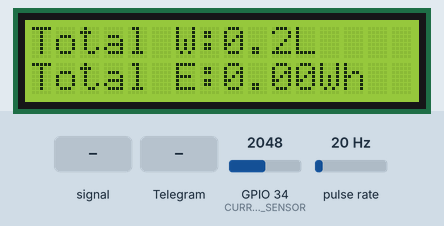
This sketch was run on a simulated ESP32. On the bench: 16×2 character LCD. Wiring (inferred from the names in the program): pulse sensor: data GPIO 27. The inputs (shaded band) are chosen by the test bench; at power-on: pulse rate 20 Hz, GPIO 34 (CURRENT_SENSOR) = 2048. WiFi joins after 1.5 s; servers stay silent unless stated; the local clock reads 2024-03-15 10:24:30 at power-on unless the sketch sets it; the Firebase database answers and starts empty; what the sketch prints to the serial monitor is not drawn.

Above: at 6.1 s.
6.2 s: GPIO 34 (CURRENT_SENSOR) fed a 200 Hz sine of ±327 counts around its level
At 8.1 s:
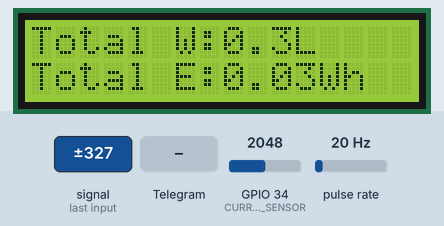
9.9 s: Telegram message "/start" received
At 12.9 s:
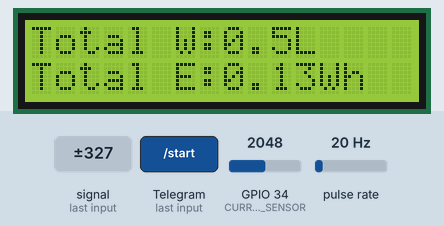
14.7 s: pulse rate (sensor on GPIO 27) set to 4 Hz
At 16.5 s:
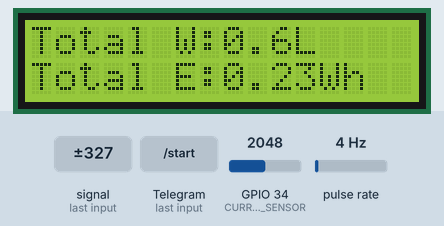
19.6 s: GPIO 34 (CURRENT_SENSOR) set to 160
At 20.3 s:
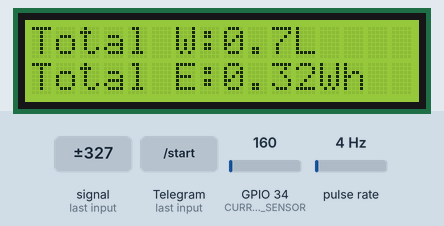
21.2 s: pulse rate (sensor on GPIO 27) set to 50 Hz
At 24.1 s:
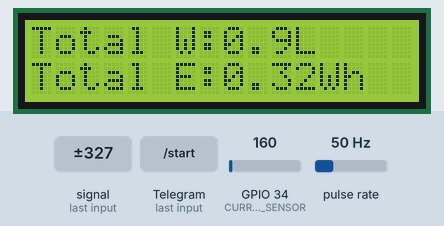
26.5 s: Telegram message "/dien" received
At 32.4 s:
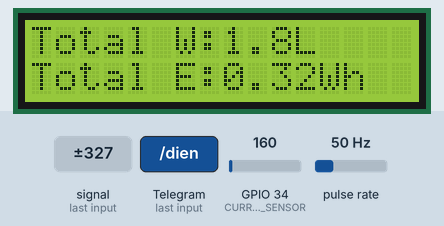
Timing chart, 0 to 32.8 s (numbered marks = the images above; inputs shaded):
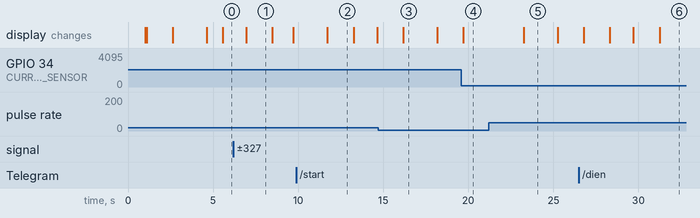

The sketch:

Water_Elec_Monitoring.ino
```cpp
#include <Wire.h>
#include <LiquidCrystal_I2C.h>
#include <WiFi.h>
#include <Firebase_ESP_Client.h>

#include "addons/TokenHelper.h"
#include "addons/RTDBHelper.h"

#include <WiFiClientSecure.h>
#include <UniversalTelegramBot.h>
#include <ArduinoJson.h>
#include <time.h>

// ====== 1. CẤU HÌNH WIFI ======
#define WIFI_SSID "Home"
#define WIFI_PASSWORD "03091968"

// ====== 2. CẤU HÌNH FIREBASE ======
#define API_KEY "AIzaSyCIadBXM4pFg880vCDWUsv098FuzjVvNRU"
#define DATABASE_URL "https://project-a664b-default-rtdb.firebaseio.com"

#define USER_EMAIL "doan@test.com"
#define USER_PASSWORD "123456"

FirebaseData fbdo;
FirebaseAuth auth;
FirebaseConfig config;

// ====== 3. CẤU HÌNH PHẦN CỨNG ======
#define FLOW_SENSOR 27
#define CURRENT_SENSOR 34

LiquidCrystal_I2C lcd(0x27, 16, 2);

volatile int pulseCount = 0;
float totalLiters = 0;
const float literPerPulse = 0.00222222;

float energy_Wh = 0;
float calibrationFactor = 0.19;
float smoothPower = 0;

unsigned long lastDisplayTime = 0;
unsigned long lastEnergyTime = 0;
unsigned long lastFirebaseTime = 0;

// ====== 4. CẤU HÌNH TELEGRAM BOT ======
#define BOT_TOKEN "8645121525:AAFsYJRPUDrpV2fk7UOHHjS-LGzBPZZEs_E"
#define CHAT_ID "7532577901"

WiFiClientSecure secured_client;
UniversalTelegramBot bot(BOT_TOKEN, secured_client);
unsigned long lastBotTime = 0;
const unsigned long botRequestDelay = 1000;
bool powerAlertSent = false;

// ====== 5. BIẾN ĐO ĐỘ TRỄ ======
unsigned long t_adc_single_us = 0;  // Một lần analogRead()
unsigned long t1_sensor_us = 0;     // Đọc + xử lý toàn bộ dòng điện

unsigned long samplingWindow_ms = 0;
unsigned long t2_firebase_ms = 0;   // Upload Firebase + phản hồi

long t3_dashboard_ms = -1;          // Firebase -> Dashboard
float t_monitor_ms = 0;             // Tổng gần đúng

// ====== HÀM NGẮT ĐẾM XUNG NƯỚC ======
void IRAM_ATTR pulseCounter() {
  pulseCount++;
}

// ====== LẤY THỜI GIAN THỰC ======
String getDateTimeString() {
  struct tm timeinfo;
  if (!getLocalTime(&timeinfo)) return "Chua dong bo NTP";

  char buffer[25];
  strftime(buffer, sizeof(buffer), "%Y-%m-%d %H:%M:%S", &timeinfo);
  return String(buffer);
}

// ====== ĐỌC ADC MỘT LẦN ĐỂ ĐO t1 ======
int readADCWithTiming() {
  unsigned long startMicros = micros();

  int adcValue = analogRead(CURRENT_SENSOR);

  t_adc_single_us = micros() - startMicros;
  return adcValue;
}

// ====== ĐỌC ĐIỆN ÁP ĐỈNH - ĐỈNH CỦA CẢM BIẾN DÒNG ======
float getVPP() {
  int maxValue = 0;
  int minValue = 4095;
  uint32_t start_time = millis();

  while ((millis() - start_time) < 200) {
    int value = readADCWithTiming();
    if (value > maxValue) maxValue = value;
    if (value < minValue) minValue = value;
  }

  return (maxValue - minValue) * 3.3 / 4095.0;
}

// ====== ĐỌC DÒNG ĐIỆN ======
float readCurrent() {
  unsigned long samplingStart = millis();
float sum = 0;
  for (int i = 0; i < 3; i++) {
    float Vpp = getVPP();
    float Vrms = (Vpp / 2.0) * 0.707;
    float current = (Vrms / 0.1) * calibrationFactor;
    sum += current;
  }

  samplingWindow_ms = millis() - samplingStart;

  float avgCurrent = sum / 3.0;
  if (avgCurrent < 0.20) avgCurrent = 0;
  return avgCurrent;
}

// ====== HÀM XỬ LÝ TELEGRAM ======
void handleNewMessages(int numNewMessages) {
  for (int i = 0; i < numNewMessages; i++) {
    String chat_id = String(bot.messages[i].chat_id);
    if (chat_id != CHAT_ID) {
      bot.sendMessage(chat_id, "Xin loi, ban khong co quyen truy cap he thong!", "");
      continue;
    }

    String text = bot.messages[i].text;
    Serial.println(">>> Nhan lenh tu Bot: " + text);

    if (text == "/start") {
      String msg = "🤖 CHÀO MỪNG BẠN ĐẾN VỚI HỆ THỐNG GIÁM SÁT IoT!\n\n";
      msg += "Hãy gõ các lệnh sau để tra cứu:\n";
      msg += "⚡ /dien - Xem thông số điện năng\n";
      msg += "💧 /nuoc - Xem thông số lưu lượng nước\n";
      msg += "⏱ /latency - Xem t1, t2, t3";
      bot.sendMessage(chat_id, msg, "");
    }
    else if (text == "/dien") {
      String msg = "⚡ THÔNG SỐ ĐIỆN HIỆN TẠI:\n";
      msg += "- Công suất: " + String(smoothPower, 1) + " W\n";
      msg += "- Điện năng tiêu thụ: " + String(energy_Wh, 3) + " Wh";
      bot.sendMessage(chat_id, msg, "");
    }
    else if (text == "/nuoc") {
      String msg = "💧 THÔNG SỐ NƯỚC HIỆN TẠI:\n";
      msg += "- Tổng lưu lượng: " + String(totalLiters, 2) + " Lít";
      bot.sendMessage(chat_id, msg, "");
    }
    else if (text == "/latency") {
      String msg = "KET QUA LATENCY:\n";

      msg += "- ADC 1 lan: ";
      msg += String(t_adc_single_us);
      msg += " us\n";

      msg += "- t1 Sensor: ";
      msg += String(t1_sensor_us / 1000.0, 2);
      msg += " ms\n";

      msg += "- Sampling RMS: ";
      msg += String(samplingWindow_ms);
      msg += " ms\n";

      msg += "- t2 Firebase: ";
      msg += String(t2_firebase_ms);
      msg += " ms\n";

    if (t3_dashboard_ms >= 0) {
      msg += "- t3 Dashboard: ";
      msg += String(t3_dashboard_ms);
      msg += " ms\n";

      msg += "- T monitor: ";
      msg += String(t_monitor_ms, 2);
      msg += " ms";
    } else {
      msg += "- t3 Dashboard: Chua co du lieu Dashboard";
  }
    bot.sendMessage(chat_id, msg, "");
    }
  }
}

// ====== ĐỌC t3 DO DASHBOARD GHI LÊN FIREBASE ======
void readT3FromFirebase() {
  if (Firebase.RTDB.getInt(
        &fbdo,
        "ThongSo/Latency/Dashboard/T3_Dashboard_ms"
      )) {

    t3_dashboard_ms = fbdo.intData();
  }
}

// ====== GỬI DỮ LIỆU VÀ ĐỘ TRỄ LÊN FIREBASE ======
void sendDataToFirebase() {
  FirebaseJson dataJson;

  // ====== DỮ LIỆU GIÁM SÁT ======
  dataJson.set("CongSuat_W", smoothPower);
  dataJson.set("DienNang_Wh", energy_Wh);
  dataJson.set("TongNuoc_L", totalLiters);

  dataJson.set("ESP_Time", getDateTimeString());

  // Firebase tự ghi thời gian máy chủ
  dataJson.set("Server_Timestamp_ms/.sv", "timestamp");

  // ====== ĐO t2 ======
  unsigned long t2Start = millis();

  bool ok = Firebase.RTDB.updateNode(
    &fbdo,
    "ThongSo/HienTai",
    &dataJson
  );

  t2_firebase_ms = millis() - t2Start;

  if (ok) {
    Serial.print("Firebase OK | t2 = ");
    Serial.print(t2_firebase_ms);
    Serial.println(" ms");
  } else {
    Serial.println("Firebase loi: " + fbdo.errorReason());
  }

  // Đọc t3 mới nhất do Dashboard ghi về
  readT3FromFirebase();

  // Tổng độ trễ chỉ mang tính gần đúng
  t_monitor_ms = (t1_sensor_us / 1000.0) + t2_firebase_ms;

  if (t3_dashboard_ms >= 0) {
    t_monitor_ms += t3_dashboard_ms;
  }

  // ====== GỬI THÔNG TIN LATENCY CỦA ESP32 ======
  FirebaseJson latencyJson;

  latencyJson.set("T_ADC_Single_us", t_adc_single_us);
  latencyJson.set("T1_Sensor_us", t1_sensor_us);
  latencyJson.set("Sampling_Window_ms", samplingWindow_ms);
  latencyJson.set("T2_Firebase_ms", t2_firebase_ms);
  latencyJson.set("T_Monitor_Approx_ms", t_monitor_ms);

  latencyJson.set("ESP_Time", getDateTimeString());
  latencyJson.set("Server_Timestamp_ms/.sv", "timestamp");

  if (Firebase.RTDB.updateNode(
        &fbdo,
        "ThongSo/Latency/ESP",
        &latencyJson
      )) {

    Serial.println("Da cap nhat Latency ESP");
  } else {
    Serial.println("Loi ghi Latency: " + fbdo.errorReason());
  }

  // ====== IN RA SERIAL MONITOR ======
  Serial.println("======= LATENCY =======");

  Serial.print("ADC 1 lan: ");
  Serial.print(t_adc_single_us);
  Serial.println(" us");

  Serial.print("t1 Sensor: ");
  Serial.print(t1_sensor_us / 1000.0, 3);
  Serial.println(" ms");

  Serial.print("Sampling RMS: ");
  Serial.print(samplingWindow_ms);
  Serial.println(" ms");

  Serial.print("t2 Firebase: ");
  Serial.print(t2_firebase_ms);
  Serial.println(" ms");

  Serial.print("t3 Dashboard: ");
  if (t3_dashboard_ms >= 0) {
    Serial.print(t3_dashboard_ms);
    Serial.println(" ms");
  } else {
    Serial.println("Chua co du lieu");
  }

  Serial.print("T monitor gan dung: ");
  Serial.print(t_monitor_ms, 2);
  Serial.println(" ms");

  Serial.println("=======================");
}

// ====== SETUP ======
void setup() {
  Serial.begin(115200);
  delay(1000);

  pinMode(FLOW_SENSOR, INPUT_PULLUP);
  attachInterrupt(digitalPinToInterrupt(FLOW_SENSOR), pulseCounter, FALLING);

  lcd.init();
  lcd.backlight();
  lcd.setCursor(0, 0);
  lcd.print("Dang ket noi");
  lcd.setCursor(0, 1);
  lcd.print("WiFi...      ");

  WiFi.begin(WIFI_SSID, WIFI_PASSWORD);
  Serial.print("Dang ket noi WiFi");
  while (WiFi.status() != WL_CONNECTED) {
    Serial.print(".");
    delay(500);
  }
  Serial.println("\nWiFi OK!");
  Serial.print("IP ESP32: ");
  Serial.println(WiFi.localIP());

  Serial.print("Dang dong bo thoi gian mang");
  configTime(7 * 3600, 0, "pool.ntp.org", "time.nist.gov");
  time_t nowTime = time(nullptr);
  while (nowTime < 24 * 3600) {
    Serial.print(".");
    delay(500);
    nowTime = time(nullptr);
  }
  Serial.println("\nDong bo thoi gian thanh cong!");

  secured_client.setCACert(TELEGRAM_CERTIFICATE_ROOT);

  lcd.setCursor(0, 0);
  lcd.print("WiFi OK!        ");
  lcd.setCursor(0, 1);
  lcd.print("Ket noi Data... ");

  config.api_key = API_KEY;
  config.database_url = DATABASE_URL;
  auth.user.email = USER_EMAIL;
  auth.user.password = USER_PASSWORD;
  config.token_status_callback = tokenStatusCallback;

  Firebase.begin(&config, &auth);
  Firebase.reconnectWiFi(true);

  delay(2000);
  lcd.clear();
  lastEnergyTime = millis();

  bot.sendMessage(CHAT_ID, "🟢 Hệ thống Giám sát ESP32 đã khởi động và kết nối mạng!", "");
}

// ====== LOOP ======
void loop() {
  unsigned long now = millis();
  unsigned long t1Start = micros();

  float current = readCurrent();
  float power = 220.0 * current;

  if (power < 45.0) {
    power = 0;
    smoothPower = 0;
  } else {
    smoothPower = 0.6 * smoothPower + 0.4 * power;
  }

// t1: thời gian đọc ACS712 và xử lý công suất
  t1_sensor_us = micros() - t1Start;

// Lấy lại thời gian sau khi đọc mẫu RMS xong
  now = millis();

  float deltaTime = (now - lastEnergyTime) / 1000.0;
    lastEnergyTime = now;

  if (power > 0) {
    energy_Wh += (power * deltaTime) / 3600.0;
  }

  // 2. CẬP NHẬT LCD MỖI 1 GIÂY
  if (now - lastDisplayTime >= 1000) {
    lastDisplayTime = now;

    noInterrupts();
    int pulseCopy = pulseCount;
    pulseCount = 0;
    interrupts();

    totalLiters += pulseCopy * literPerPulse;

    lcd.setCursor(0, 0);
    lcd.print("Total W:");
    lcd.print(totalLiters, 1);
    lcd.print("L    ");

    lcd.setCursor(0, 1);
    lcd.print("Total E:");
    lcd.print(energy_Wh, 2);
    lcd.print("Wh   ");

    Serial.printf("Water: %.2f L | Power: %.1f W | Energy: %.3f Wh | t1: %.2f ms | ADC: %lu us | Sampling: %lu ms\n",
                  totalLiters, smoothPower, energy_Wh, t1_sensor_us / 1000.0, t_adc_single_us, samplingWindow_ms);
  }

  // 3. GỬI FIREBASE MỖI 3 GIÂY
  if (Firebase.ready() && (now - lastFirebaseTime >= 3000)) {
    lastFirebaseTime = now;
    sendDataToFirebase();
  }

  // 4. KIỂM TRA TELEGRAM MỖI 1 GIÂY
  if (now - lastBotTime > botRequestDelay) {
    int numNewMessages = bot.getUpdates(bot.last_message_received + 1);
    while (numNewMessages) {
      handleNewMessages(numNewMessages);
      numNewMessages = bot.getUpdates(bot.last_message_received + 1);
    }
    lastBotTime = now;
  }

  // 5. CẢNH BÁO QUÁ TẢI
  if (smoothPower > 57.0 && !powerAlertSent) {
    bot.sendMessage(CHAT_ID, "⚠️ CẢNH BÁO NGUY HIỂM: Hệ thống đang quá tải (" + String(smoothPower, 1) + " W)!", "");
    powerAlertSent = true;
  }
  else if (smoothPower < 56.0) {
    powerAlertSent = false;
  }
}
```

Measured:
- after the input at 6.2 s, the display: changes after 0.76 s (image 1)
- after the input at 19.6 s, the display: changes after 0.12 s (image 4)
- after the input at 21.2 s, the display: changes after 2.1 s (image 5)
- what the display in image 1 shows lasts 1.5 s, from 7.0 s to 8.5 s
- what the display in image 3 shows lasts 2.0 s, from 16.2 s to 18.2 s
